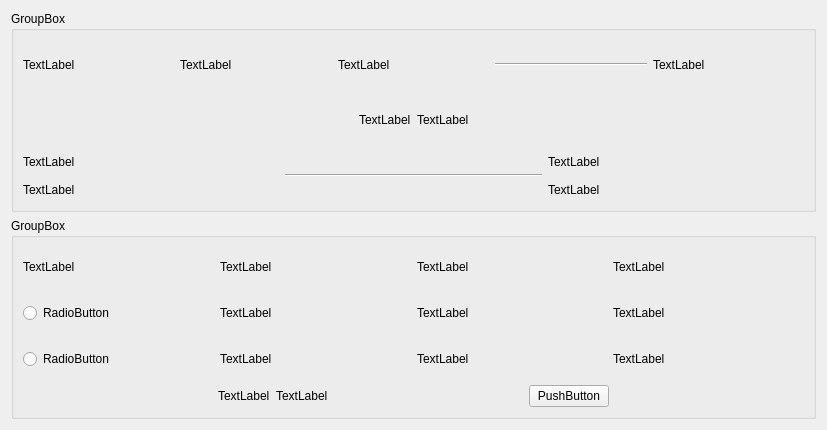
<?xml version="1.0" encoding="UTF-8"?>
<ui version="4.0">
 <class>Ticket_Purchase</class>
 <widget class="QWidget" name="Ticket_Purchase">
  <property name="geometry">
   <rect>
    <x>0</x>
    <y>0</y>
    <width>827</width>
    <height>430</height>
   </rect>
  </property>
  <property name="windowTitle">
   <string>Form</string>
  </property>
  <layout class="QGridLayout" name="gridLayout_3">
   <item row="0" column="0">
    <layout class="QVBoxLayout" name="verticalLayout_8">
     <item>
      <widget class="QGroupBox" name="Info_groupBox">
       <property name="title">
        <string>GroupBox</string>
       </property>
       <layout class="QGridLayout" name="gridLayout_4">
        <item row="0" column="0">
         <layout class="QGridLayout" name="gridLayout">
          <item row="0" column="0">
           <layout class="QHBoxLayout" name="horizontalLayout_2">
            <item>
             <widget class="QLabel" name="label_date">
              <property name="text">
               <string>TextLabel</string>
              </property>
             </widget>
            </item>
            <item>
             <widget class="QLabel" name="label_schedule">
              <property name="text">
               <string>TextLabel</string>
              </property>
             </widget>
            </item>
            <item>
             <widget class="QLabel" name="label_depCity">
              <property name="text">
               <string>TextLabel</string>
              </property>
             </widget>
            </item>
            <item>
             <widget class="Line" name="line_cities">
              <property name="orientation">
               <enum>Qt::Horizontal</enum>
              </property>
             </widget>
            </item>
            <item>
             <widget class="QLabel" name="label_arvCity">
              <property name="text">
               <string>TextLabel</string>
              </property>
             </widget>
            </item>
           </layout>
          </item>
          <item row="1" column="0">
           <layout class="QHBoxLayout" name="horizontalLayout_3">
            <item>
             <spacer name="horizontalSpacer_4">
              <property name="orientation">
               <enum>Qt::Horizontal</enum>
              </property>
              <property name="sizeHint" stdset="0">
               <size>
                <width>40</width>
                <height>20</height>
               </size>
              </property>
             </spacer>
            </item>
            <item>
             <widget class="QLabel" name="label_company">
              <property name="text">
               <string>TextLabel</string>
              </property>
             </widget>
            </item>
            <item>
             <widget class="QLabel" name="label_flightID">
              <property name="text">
               <string>TextLabel</string>
              </property>
             </widget>
            </item>
            <item>
             <spacer name="horizontalSpacer_5">
              <property name="orientation">
               <enum>Qt::Horizontal</enum>
              </property>
              <property name="sizeHint" stdset="0">
               <size>
                <width>40</width>
                <height>20</height>
               </size>
              </property>
             </spacer>
            </item>
           </layout>
          </item>
          <item row="2" column="0">
           <layout class="QHBoxLayout" name="horizontalLayout">
            <item>
             <layout class="QVBoxLayout" name="verticalLayout">
              <item>
               <widget class="QLabel" name="label_depTime">
                <property name="text">
                 <string>TextLabel</string>
                </property>
               </widget>
              </item>
              <item>
               <widget class="QLabel" name="label_depAirport">
                <property name="text">
                 <string>TextLabel</string>
                </property>
               </widget>
              </item>
             </layout>
            </item>
            <item>
             <widget class="Line" name="line_time">
              <property name="orientation">
               <enum>Qt::Horizontal</enum>
              </property>
             </widget>
            </item>
            <item>
             <layout class="QVBoxLayout" name="verticalLayout_2">
              <item>
               <widget class="QLabel" name="label_arvTime">
                <property name="text">
                 <string>TextLabel</string>
                </property>
               </widget>
              </item>
              <item>
               <widget class="QLabel" name="label_arvAirport">
                <property name="text">
                 <string>TextLabel</string>
                </property>
               </widget>
              </item>
             </layout>
            </item>
           </layout>
          </item>
         </layout>
        </item>
       </layout>
      </widget>
     </item>
     <item>
      <widget class="QGroupBox" name="Price_groupBox">
       <property name="title">
        <string>GroupBox</string>
       </property>
       <layout class="QGridLayout" name="gridLayout_2">
        <item row="0" column="0">
         <layout class="QVBoxLayout" name="verticalLayout_3">
          <item>
           <layout class="QHBoxLayout" name="horizontalLayout_4">
            <item>
             <widget class="QLabel" name="label_type">
              <property name="text">
               <string>TextLabel</string>
              </property>
             </widget>
            </item>
            <item>
             <widget class="QLabel" name="label_remainingTickets">
              <property name="text">
               <string>TextLabel</string>
              </property>
             </widget>
            </item>
            <item>
             <widget class="QLabel" name="label_Price">
              <property name="text">
               <string>TextLabel</string>
              </property>
             </widget>
            </item>
            <item>
             <widget class="QLabel" name="label_Discount">
              <property name="text">
               <string>TextLabel</string>
              </property>
             </widget>
            </item>
           </layout>
          </item>
          <item>
           <layout class="QHBoxLayout" name="horizontalLayout_5">
            <item>
             <widget class="QRadioButton" name="radioButton_econ">
              <property name="text">
               <string>RadioButton</string>
              </property>
             </widget>
            </item>
            <item>
             <widget class="QLabel" name="label_remainEcon">
              <property name="text">
               <string>TextLabel</string>
              </property>
             </widget>
            </item>
            <item>
             <widget class="QLabel" name="label_PriceEcon">
              <property name="text">
               <string>TextLabel</string>
              </property>
             </widget>
            </item>
            <item>
             <widget class="QLabel" name="label_DiscountEcon">
              <property name="text">
               <string>TextLabel</string>
              </property>
             </widget>
            </item>
           </layout>
          </item>
          <item>
           <layout class="QHBoxLayout" name="horizontalLayout_7">
            <item>
             <widget class="QRadioButton" name="radioButton_busi">
              <property name="text">
               <string>RadioButton</string>
              </property>
             </widget>
            </item>
            <item>
             <widget class="QLabel" name="label_reaminingBusi">
              <property name="text">
               <string>TextLabel</string>
              </property>
             </widget>
            </item>
            <item>
             <widget class="QLabel" name="label_PriceBusi">
              <property name="text">
               <string>TextLabel</string>
              </property>
             </widget>
            </item>
            <item>
             <widget class="QLabel" name="label_DiscountBusi">
              <property name="text">
               <string>TextLabel</string>
              </property>
             </widget>
            </item>
           </layout>
          </item>
         </layout>
        </item>
        <item row="1" column="0">
         <layout class="QHBoxLayout" name="horizontalLayout_6">
          <item>
           <spacer name="horizontalSpacer">
            <property name="orientation">
             <enum>Qt::Horizontal</enum>
            </property>
            <property name="sizeHint" stdset="0">
             <size>
              <width>40</width>
              <height>20</height>
             </size>
            </property>
           </spacer>
          </item>
          <item>
           <widget class="QLabel" name="label_Balance">
            <property name="text">
             <string>TextLabel</string>
            </property>
           </widget>
          </item>
          <item>
           <widget class="QLabel" name="label_BalanceMoney">
            <property name="text">
             <string>TextLabel</string>
            </property>
           </widget>
          </item>
          <item>
           <spacer name="horizontalSpacer_2">
            <property name="orientation">
             <enum>Qt::Horizontal</enum>
            </property>
            <property name="sizeHint" stdset="0">
             <size>
              <width>40</width>
              <height>20</height>
             </size>
            </property>
           </spacer>
          </item>
          <item>
           <widget class="QPushButton" name="pushButton">
            <property name="text">
             <string>PushButton</string>
            </property>
           </widget>
          </item>
          <item>
           <spacer name="horizontalSpacer_3">
            <property name="orientation">
             <enum>Qt::Horizontal</enum>
            </property>
            <property name="sizeHint" stdset="0">
             <size>
              <width>40</width>
              <height>20</height>
             </size>
            </property>
           </spacer>
          </item>
         </layout>
        </item>
       </layout>
      </widget>
     </item>
    </layout>
   </item>
  </layout>
 </widget>
 <resources/>
 <connections/>
</ui>
